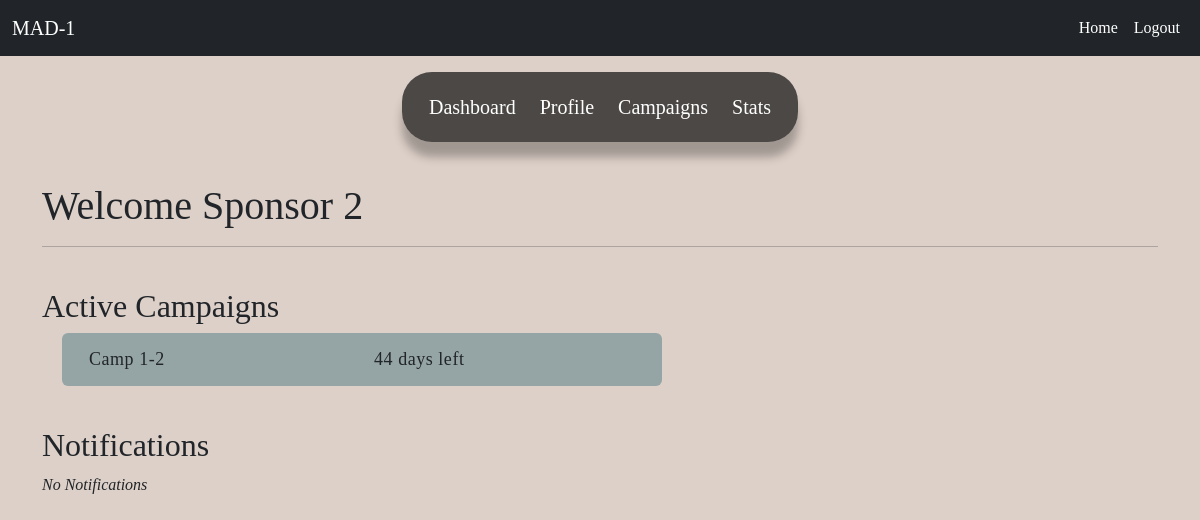
Page /sponsor/dashboard (signed in) on the committed database.
### website/models.py (models this page shows)
class Sponsor(db.Model):
    __tablename__ = 'sponsor'
    id = db.Column(db.Integer, db.ForeignKey('user.id'), primary_key=True)
    name = db.Column(db.String(150), nullable=False)
    industry = db.Column(db.String(100), nullable=False)
    budget = db.Column(db.Float, nullable=False)
    total_spent = db.Column(db.Float, nullable=True)
    user = db.relationship('User', back_populates='sponsor')
    campaigns = db.relationship('Campaign', back_populates='sponsor')
    negotiations = db.relationship('Negotiation', back_populates='sponsor')

class Campaign(db.Model):
    __tablename__ = 'campaign'
    id = db.Column(db.Integer, primary_key=True)
    name = db.Column(db.String(150), nullable=False)
    description = db.Column(db.Text, nullable=False)
    start_date = db.Column(db.Date, nullable=False)
    end_date = db.Column(db.Date, nullable=False)
    budget = db.Column(db.Float, nullable=False)
    visibility = db.Column(db.String(50), nullable=False)
    flagged = db.Column(db.String(5),nullable=False)
    sponsor_id = db.Column(db.Integer, db.ForeignKey('sponsor.id'))
    sponsor = db.relationship('Sponsor', back_populates='campaigns')
    ad_requests = db.relationship('AdRequest', back_populates='campaign')

### website/views.py (the view)
@views.route('sponsor/dashboard')
@login_required
def sponsor_dashboard():
    sponsor = Sponsor.query.get(current_user.id)
    campaigns = [campaign for campaign in sponsor.campaigns if (campaign.end_date > datetime.now().date()) and (campaign.start_date < datetime.now().date()) and (campaign.flagged == 'False')]
    current_date = datetime.now().date()
    new_nego = Negotiation.query.filter_by(sponsor_id=sponsor.id).all()
    return render_template('sponsor_dashboard.html', user = current_user, sponsor=sponsor, campaigns=campaigns,current_date=current_date, new_nego=new_nego)

### website/__init__.py (called while the page is built)
def create_app():
    myapp = Flask(__name__)
    myapp.config['SECRET_KEY'] = 'mysecretkey'
    myapp.config['SQLALCHEMY_DATABASE_URI'] = 'sqlite:///database.sqlite3'
    db.init_app(myapp)
    api.init_app(myapp)
    from .auth import auth
    from .views import views
    myapp.register_blueprint(views,url_prefix = '/')
    myapp.register_blueprint(auth,url_prefix = '/auth')
    with myapp.app_context():
        db.create_all()
    login_manager = LoginManager()
    login_manager.login_view = 'views.home'
    login_manager.init_app(myapp)
    @login_manager.user_loader
    def load_user(user_id):
        return User.query.get(int(user_id))
    return myapp

### website/templates/sponsor_dashboard.html (shortened to what this page needs)
{% extends 'base.html' %}
{% block content %}
<div class="container-fluid">
    <div class="row justify-content-center">
       <nav id="sponsor_navbar" class="navbar navbar-expand-lg mt-2" >
            <div class="container-fluid">
                <div class="collapse navbar-collapse justify-content-center" id="navbarCenteredExample">
                    <ul class="nav-links">
                        <li><a href="{{ url_for('views.sponsor_dashboard') }}">Dashboard</a></li>
                        <li class="center"><a href="{{ url_for('views.sponsor_profile') }}">Profile</a></li>
                        <li class="upward"><a href="{{ url_for('views.sponsor_campaigns') }}">Campaigns</a></li>
                        <li class="forward"><a href="{{ url_for('views.sponsor_stats') }}">Stats</a></li>
                    </ul>
                </div>
            </div>
        </nav>
    </div>
    <div class="container mt-3">
        <h1>Welcome {{ user.sponsor.name }}</h1>
        <hr>
        <br>
        <h2>Active Campaigns</h2>
            {% if campaigns %}
            <ul class="campaign-display">
                {% for campaign in campaigns %}
                <li class="row">
                    <div class="col">{{ campaign.name }}</div>
                    <div class="col">{{ (campaign.end_date - current_date).days }} days left</div>
                </li>
                {% endfor %}
            </ul>
            {% else %}
            <p><em>No active campaigns</em></p>
            {% endif %}
        <br>
        <h2>Notifications</h2>
        {% if new_nego %}
            <ul class="notification-display">
                {% for nego in new_nego %}
                {% if nego.message not in ['sponsor_new','sponsor_negotiated'] %}
                    <li class="row" >
                        {% if nego.message == 'influencer_new' %}
                        <div class="col"><strong>New request for {{ nego.ad_request.campaign.name }}</strong></div>
                        {% elif nego.message == 'influencer_negotiated' %}
                        <div class="col"><strong>New amount negotiated for {{ nego.ad_request.campaign.name }}</strong></div>
                        {% endif %}
                        <div class="col text-right"><a href="{{ url_for('views.campaign_details', campaign_id=nego.ad_request.campaign.id) }}"><button class="btn btn-dark">View</button></a></div>
                    </li>
                {% else %}
                <p><em>No Notifications</em></p>
                {% endif %}
                {% endfor %}
                </ul>
        {% else %}
        <p><em>No Notifications</em></p>
        {% endif %}
    </div>
{% endblock %}

### website/static/css/style.css (style rules this page uses)
body { margin: 0; padding-top: 56px; font-family: 'Times New Roman', serif; background-color: rgb(221, 208, 200); }
a { color: rgb(92 94 96); text-decoration-line: none; }
.nav-links { display: flex; align-items: center; background: #000000a7; padding: 20px 15px; border-radius: 30px; box-shadow: 0 15px 10px rgba(0, 0, 0, 0.273); }
.nav-links li { list-style: none; margin: 0 12px; }
.nav-links li a { position: relative; color: #333; font-size: 20px; font-weight: 500; padding: 6px 0; text-decoration: none; color: #fff; }
.nav-links li a:before { content: ''; position: absolute; bottom: 0; left: 0; height: 3px; width: 0%; background: #000000; border-radius: 12px; transition: all 0.4s ease; }
.nav-links li.center a:before { left: 50%; transform: translateX(-50%); }
.nav-links li.upward a:before { width: 100%; bottom: -5px; opacity: 0; }
.nav-links li.forward a:before { width: 100%; transform: scaleX(0); transform-origin: right; transition: transform 0.4s ease; }

### rows in the picture
Sponsor: sponsor.name "Sponsor 2"
Campaign: name "Camp 1-2", (campaign.end_date-current_date).days "44"
